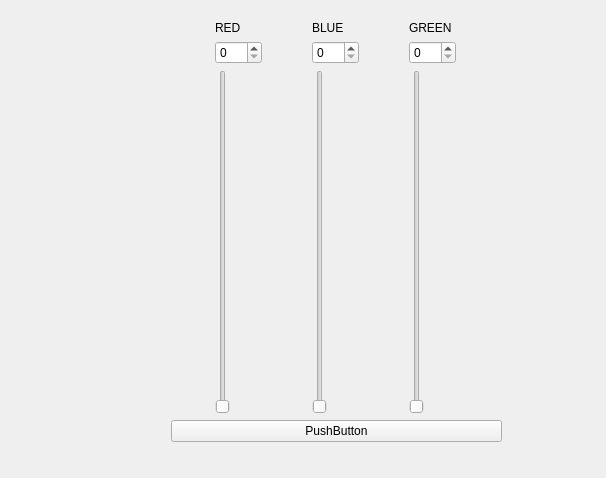
<?xml version="1.0" encoding="UTF-8"?>
<ui version="4.0">
 <class>ColorSettingWindow</class>
 <widget class="QWidget" name="ColorSettingWindow">
  <property name="geometry">
   <rect>
    <x>0</x>
    <y>0</y>
    <width>606</width>
    <height>478</height>
   </rect>
  </property>
  <property name="mouseTracking">
   <bool>false</bool>
  </property>
  <property name="windowTitle">
   <string>color setting</string>
  </property>
  <widget class="QWidget" name="">
   <property name="geometry">
    <rect>
     <x>171</x>
     <y>21</y>
     <width>331</width>
     <height>421</height>
    </rect>
   </property>
   <layout class="QVBoxLayout" name="verticalLayout_6">
    <item>
     <layout class="QHBoxLayout" name="horizontalLayout">
      <item>
       <layout class="QVBoxLayout" name="verticalLayout_3">
        <item>
         <widget class="QLabel" name="label">
          <property name="text">
           <string>RED</string>
          </property>
         </widget>
        </item>
        <item>
         <widget class="QSpinBox" name="spinBox">
          <property name="maximum">
           <number>255</number>
          </property>
         </widget>
        </item>
        <item>
         <widget class="QSlider" name="verticalSlider">
          <property name="maximum">
           <number>255</number>
          </property>
          <property name="orientation">
           <enum>Qt::Vertical</enum>
          </property>
         </widget>
        </item>
       </layout>
      </item>
      <item>
       <layout class="QVBoxLayout" name="verticalLayout_4">
        <item>
         <widget class="QLabel" name="label_3">
          <property name="text">
           <string>BLUE</string>
          </property>
         </widget>
        </item>
        <item>
         <widget class="QSpinBox" name="spinBox_3">
          <property name="maximum">
           <number>255</number>
          </property>
         </widget>
        </item>
        <item>
         <widget class="QSlider" name="verticalSlider_3">
          <property name="maximum">
           <number>255</number>
          </property>
          <property name="orientation">
           <enum>Qt::Vertical</enum>
          </property>
         </widget>
        </item>
       </layout>
      </item>
      <item>
       <layout class="QVBoxLayout" name="verticalLayout_5">
        <item>
         <widget class="QLabel" name="label_2">
          <property name="text">
           <string>GREEN</string>
          </property>
         </widget>
        </item>
        <item>
         <widget class="QSpinBox" name="spinBox_2">
          <property name="maximum">
           <number>255</number>
          </property>
         </widget>
        </item>
        <item>
         <widget class="QSlider" name="verticalSlider_2">
          <property name="maximum">
           <number>255</number>
          </property>
          <property name="orientation">
           <enum>Qt::Vertical</enum>
          </property>
         </widget>
        </item>
       </layout>
      </item>
     </layout>
    </item>
    <item>
     <widget class="QPushButton" name="pushButton">
      <property name="text">
       <string>PushButton</string>
      </property>
     </widget>
    </item>
   </layout>
  </widget>
 </widget>
 <resources/>
 <connections>
  <connection>
   <sender>spinBox</sender>
   <signal>valueChanged(int)</signal>
   <receiver>verticalSlider</receiver>
   <slot>setValue(int)</slot>
   <hints>
    <hint type="sourcelabel">
     <x>236</x>
     <y>61</y>
    </hint>
    <hint type="destinationlabel">
     <x>195</x>
     <y>185</y>
    </hint>
   </hints>
  </connection>
  <connection>
   <sender>verticalSlider</sender>
   <signal>valueChanged(int)</signal>
   <receiver>spinBox</receiver>
   <slot>setValue(int)</slot>
   <hints>
    <hint type="sourcelabel">
     <x>195</x>
     <y>237</y>
    </hint>
    <hint type="destinationlabel">
     <x>211</x>
     <y>61</y>
    </hint>
   </hints>
  </connection>
  <connection>
   <sender>spinBox_2</sender>
   <signal>valueChanged(int)</signal>
   <receiver>verticalSlider_2</receiver>
   <slot>setValue(int)</slot>
   <hints>
    <hint type="sourcelabel">
     <x>498</x>
     <y>61</y>
    </hint>
    <hint type="destinationlabel">
     <x>417</x>
     <y>183</y>
    </hint>
   </hints>
  </connection>
  <connection>
   <sender>verticalSlider_2</sender>
   <signal>valueChanged(int)</signal>
   <receiver>spinBox_2</receiver>
   <slot>setValue(int)</slot>
   <hints>
    <hint type="sourcelabel">
     <x>417</x>
     <y>240</y>
    </hint>
    <hint type="destinationlabel">
     <x>498</x>
     <y>61</y>
    </hint>
   </hints>
  </connection>
  <connection>
   <sender>spinBox_3</sender>
   <signal>valueChanged(int)</signal>
   <receiver>verticalSlider_3</receiver>
   <slot>setValue(int)</slot>
   <hints>
    <hint type="sourcelabel">
     <x>387</x>
     <y>61</y>
    </hint>
    <hint type="destinationlabel">
     <x>306</x>
     <y>222</y>
    </hint>
   </hints>
  </connection>
  <connection>
   <sender>verticalSlider_3</sender>
   <signal>valueChanged(int)</signal>
   <receiver>spinBox_3</receiver>
   <slot>setValue(int)</slot>
   <hints>
    <hint type="sourcelabel">
     <x>306</x>
     <y>243</y>
    </hint>
    <hint type="destinationlabel">
     <x>387</x>
     <y>61</y>
    </hint>
   </hints>
  </connection>
  <connection>
   <sender>pushButton</sender>
   <signal>clicked()</signal>
   <receiver>spinBox_2</receiver>
   <slot>clear()</slot>
   <hints>
    <hint type="sourcelabel">
     <x>445</x>
     <y>425</y>
    </hint>
    <hint type="destinationlabel">
     <x>466</x>
     <y>45</y>
    </hint>
   </hints>
  </connection>
  <connection>
   <sender>pushButton</sender>
   <signal>clicked()</signal>
   <receiver>spinBox</receiver>
   <slot>clear()</slot>
   <hints>
    <hint type="sourcelabel">
     <x>240</x>
     <y>436</y>
    </hint>
    <hint type="destinationlabel">
     <x>182</x>
     <y>55</y>
    </hint>
   </hints>
  </connection>
  <connection>
   <sender>pushButton</sender>
   <signal>clicked()</signal>
   <receiver>spinBox_3</receiver>
   <slot>clear()</slot>
   <hints>
    <hint type="sourcelabel">
     <x>350</x>
     <y>432</y>
    </hint>
    <hint type="destinationlabel">
     <x>341</x>
     <y>56</y>
    </hint>
   </hints>
  </connection>
 </connections>
</ui>
